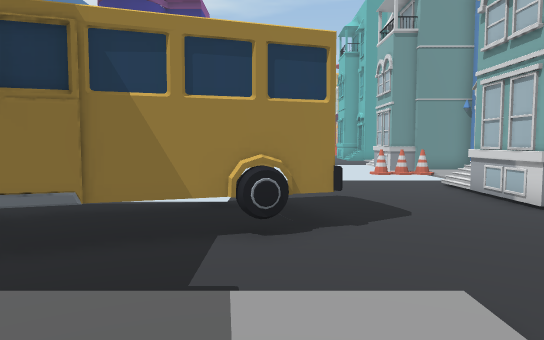
[1] (above)

23 first-person views from a walk through a 3-D level made in the Unity game engine. The camera is 1.2 m above the floor, tilts 4° down and sees 70° across. The floor is counted in squares, 1 m on a side. Each view is taken from the middle of a square. On the plan, view 1 faces up. The plan holds only what a view shows up to about 15 squares ahead; the rest is blank. The place goes on beyond the plan. The player character is not drawn.

[2]
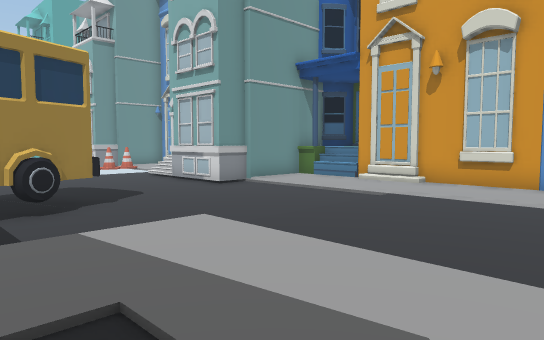

[3]
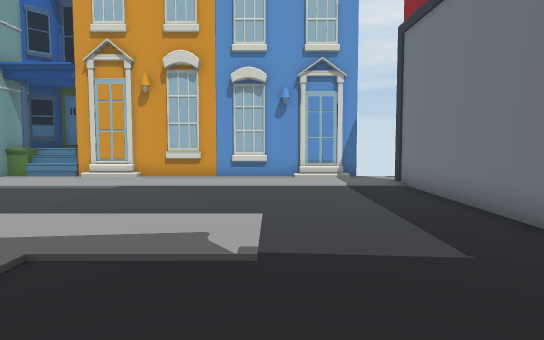

[4]
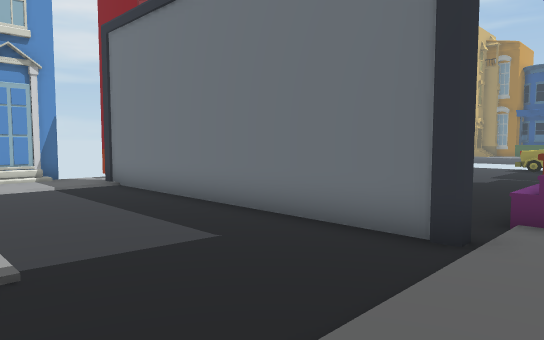

[5]
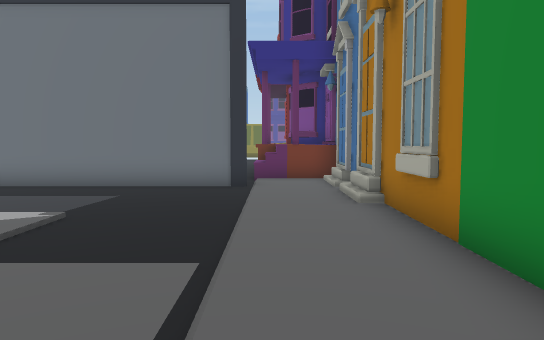

[6]
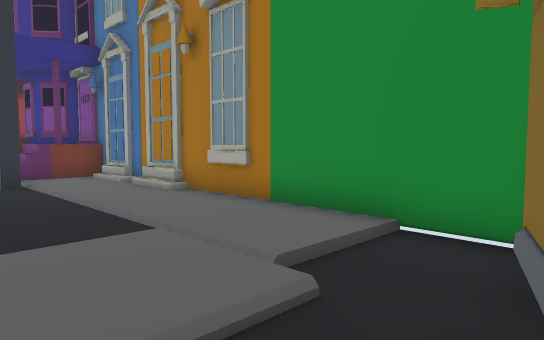

[7]
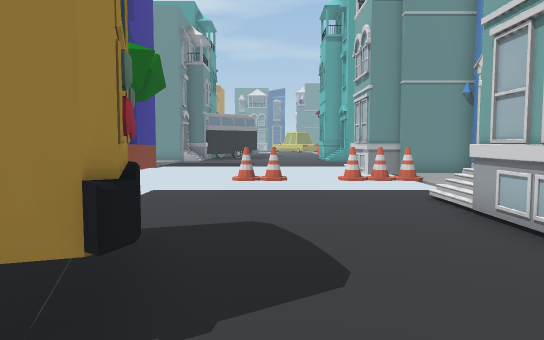

[8]
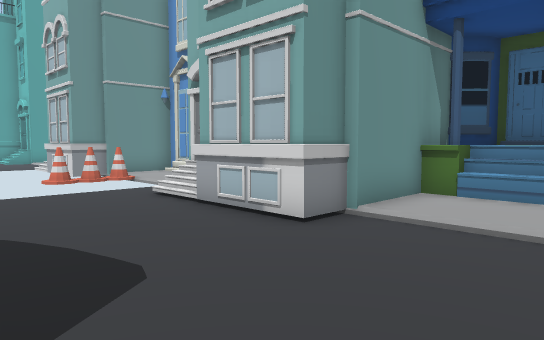

[9]
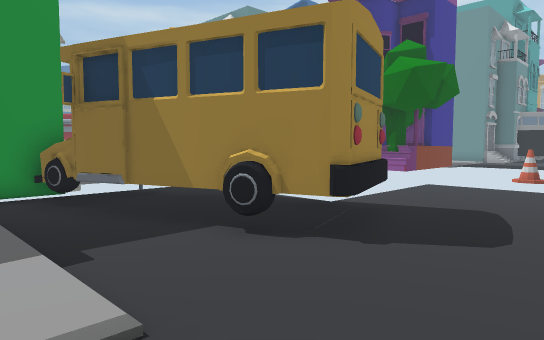

[10]
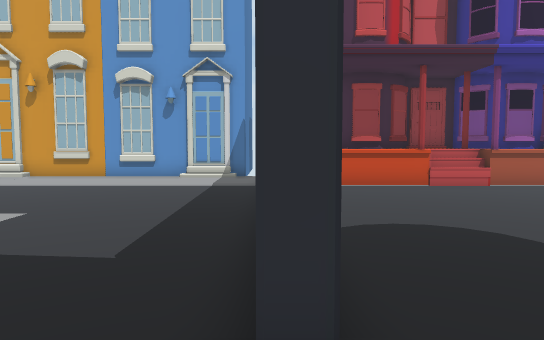

[11]
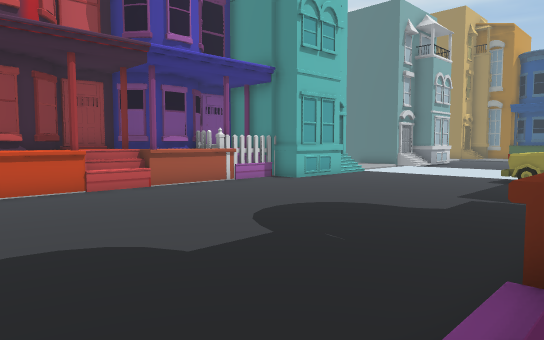

[12]
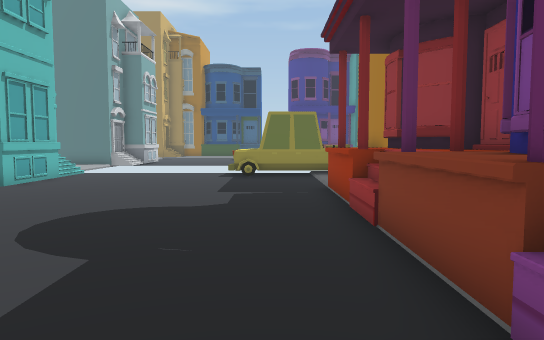

[13]
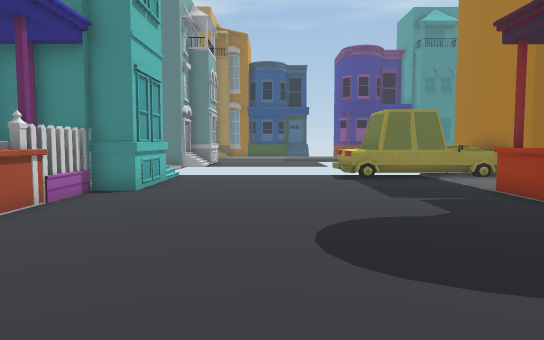

[14]
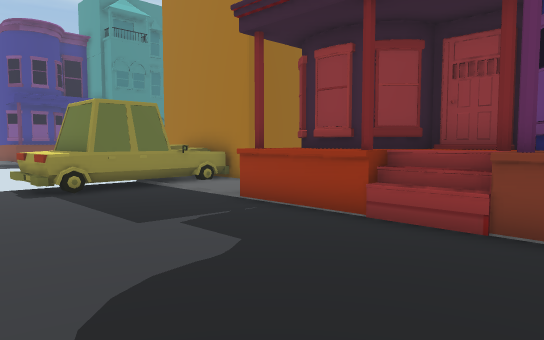

[15]
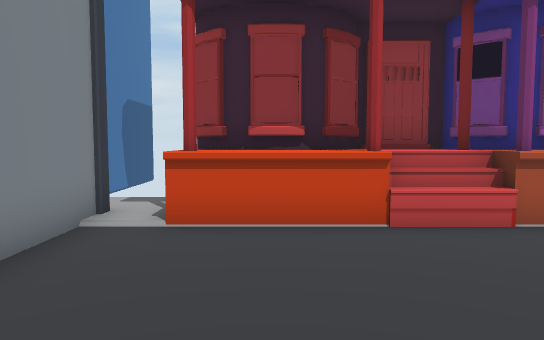

[16]
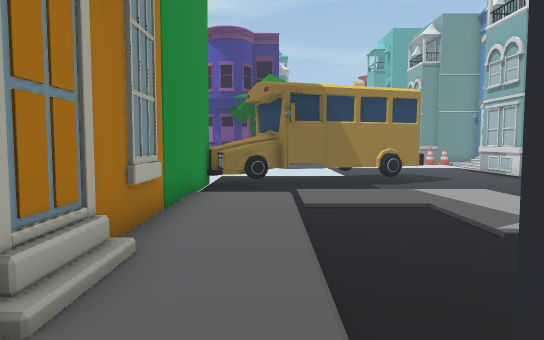

[17]
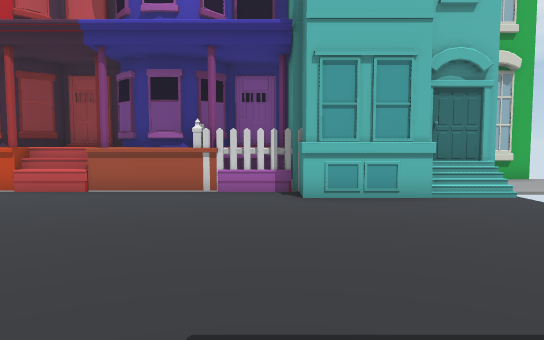

[18]
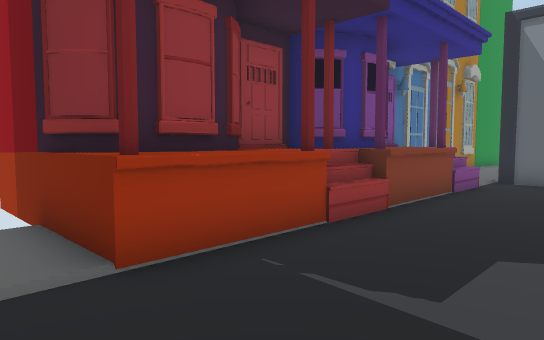

[19]
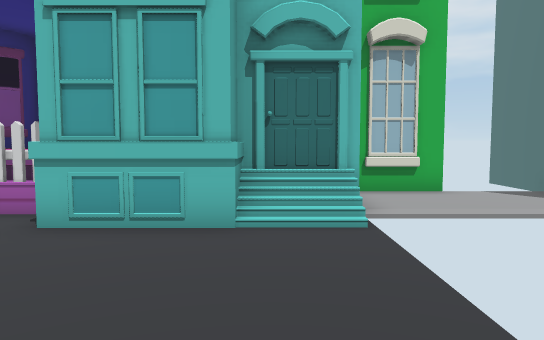

[20]
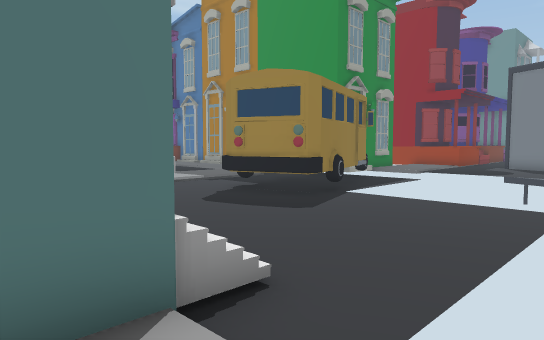

[21]
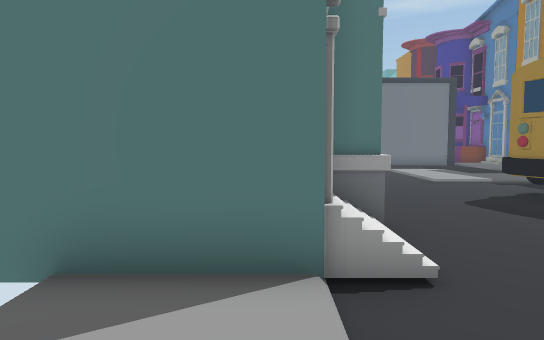

[22]
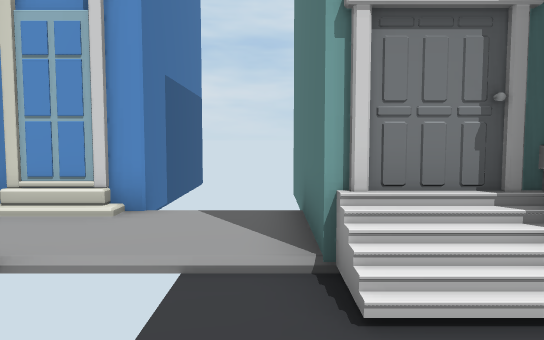

[23]
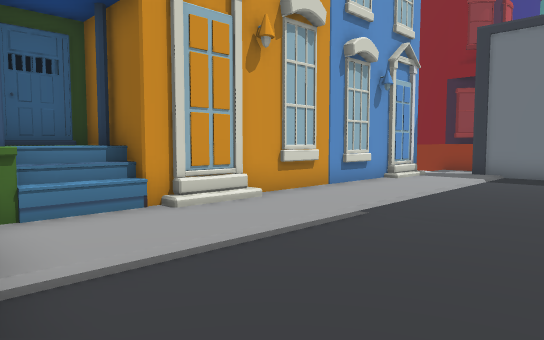

### Floor plan
Key: @ floor where view 1 was taken; # wall or solid block; . main floor; - floor 0.25 m lower than the main floor; / step, stairs or slope; H house; B bus; C cone; A car; O other object.
Columns run from 8 left of view 1 to 13 right of it. Each row starts with its distance up from view 1.
 20              H
 19              H
 18              HHH#H
 17                ..H
 16             CCC..H
 15                ..HHHHH
 14                ..
 13         -------..HHH
 12         ------O##H
 11         ------O#
 10         ------H#
  9        BB-----H
  8    -BBBBB-----HH##H
  7    BB    B-----..H H
  6   BBB BBBB-----../ H
  5   HBBBB--------..HHH
  4   H------------..H
  3   H--/////-----..H
  2   H..............H
  1   H..............H
  0   H.....@........H
 -1   H..............H
 -2   H..............H
 -3   H..............H
 -4   H..............H
 -5   H..............HHHHH
 -6   H..###########.
 -7   H..............HH
 -8   H  ..........HHH
 -9   H  .......... H
-10    H .......... HH
-11    H ..........  H
-12   HHH..........  H
-13   H  ..........HHH
-14   H  .......... H
-15   HH ..........##
-16    H ..........#HH
-17   HHH..........HHH
-18 HHH...........H###H
-19    ...........H#
-20 HHH...........H#
-21   HAAAAA...... #
-22   HAA AA......O#
-23   H   AA       #
-24   H    A
-25   H

Where each view was taken, in squares from view 1:
view 1: 0 up, 0 right, facing up
view 2: 2 down, 2 left, facing up-right
view 3: 2 down, 5 left, facing right
view 4: 1 down, 5 left, facing down-right
view 5: 4 up, 4 left, facing down
view 6: 5 up, 1 left, facing down-left
view 7: 4 up, 2 right, facing up
view 8: 4 up, 1 right, facing up-right
view 9: 2 up, 4 right, facing up-left
view 10: 6 down, 5 left, facing right
view 11: 7 down, 4 left, facing down-right
view 12: 7 down, 2 left, facing down
view 13: 8 down, 2 right, facing down
view 14: 11 down, 2 right, facing down-left
view 15: 9 down, 1 right, facing right
view 16: 7 down, 4 left, facing up
view 17: 17 down, 3 left, facing right
view 18: 19 down, 0 right, facing up-left
view 19: 21 down, 0 right, facing right
view 20: 15 up, 8 right, facing down-left
view 21: 16 up, 7 right, facing down
view 22: 13 up, 3 right, facing right
view 23: 8 up, 3 right, facing down-right
